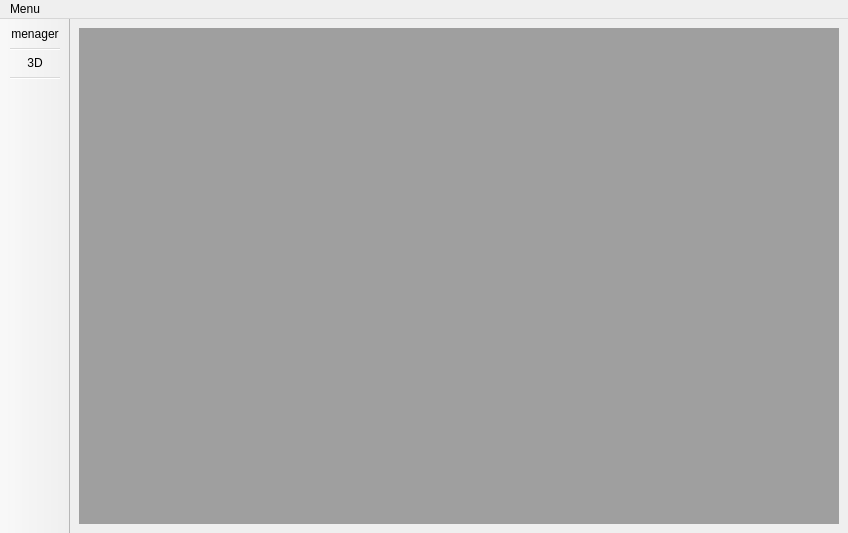
<?xml version="1.0" encoding="UTF-8"?>
<ui version="4.0">
 <class>MainWindow</class>
 <widget class="QMainWindow" name="MainWindow">
  <property name="geometry">
   <rect>
    <x>0</x>
    <y>0</y>
    <width>848</width>
    <height>533</height>
   </rect>
  </property>
  <property name="windowTitle">
   <string>One View</string>
  </property>
  <property name="styleSheet">
   <string notr="true">QMdiArea
{
	backgroub-color:rgb(200,200,200);
}</string>
  </property>
  <widget class="QWidget" name="centralwidget">
   <layout class="QVBoxLayout" name="verticalLayout">
    <item>
     <widget class="QMdiArea" name="mdiArea">
      <property name="enabled">
       <bool>true</bool>
      </property>
      <property name="focusPolicy">
       <enum>Qt::NoFocus</enum>
      </property>
      <property name="layoutDirection">
       <enum>Qt::LeftToRight</enum>
      </property>
      <property name="styleSheet">
       <string notr="true">QMdiArea
{
	background-color:rgb(100,200,200);
}</string>
      </property>
      <property name="activationOrder">
       <enum>QMdiArea::CreationOrder</enum>
      </property>
      <property name="viewMode">
       <enum>QMdiArea::TabbedView</enum>
      </property>
      <property name="documentMode">
       <bool>true</bool>
      </property>
     </widget>
    </item>
   </layout>
  </widget>
  <widget class="QToolBar" name="toolBar">
   <property name="enabled">
    <bool>true</bool>
   </property>
   <property name="minimumSize">
    <size>
     <width>0</width>
     <height>0</height>
    </size>
   </property>
   <property name="windowTitle">
    <string>toolBar</string>
   </property>
   <property name="autoFillBackground">
    <bool>true</bool>
   </property>
   <property name="movable">
    <bool>false</bool>
   </property>
   <property name="iconSize">
    <size>
     <width>100</width>
     <height>100</height>
    </size>
   </property>
   <attribute name="toolBarArea">
    <enum>LeftToolBarArea</enum>
   </attribute>
   <attribute name="toolBarBreak">
    <bool>false</bool>
   </attribute>
   <addaction name="actionDoctor"/>
   <addaction name="separator"/>
   <addaction name="actionStlViewer"/>
   <addaction name="separator"/>
  </widget>
  <widget class="QMenuBar" name="menuBar">
   <property name="geometry">
    <rect>
     <x>0</x>
     <y>0</y>
     <width>848</width>
     <height>22</height>
    </rect>
   </property>
   <widget class="QMenu" name="menuMenu">
    <property name="title">
     <string>Menu</string>
    </property>
    <addaction name="actionOpen"/>
   </widget>
   <addaction name="menuMenu"/>
  </widget>
  <action name="actionManage">
   <property name="icon">
    <iconset>
     <normaloff>:/image/manager.png</normaloff>:/image/manager.png</iconset>
   </property>
   <property name="text">
    <string>Manage</string>
   </property>
  </action>
  <action name="action3D">
   <property name="icon">
    <iconset>
     <normaloff>image/3D.png</normaloff>image/3D.png</iconset>
   </property>
   <property name="text">
    <string>3D</string>
   </property>
  </action>
  <action name="actionManage_2">
   <property name="text">
    <string>Manage</string>
   </property>
  </action>
  <action name="action3D_2">
   <property name="text">
    <string>3D</string>
   </property>
  </action>
  <action name="actionDoctor">
   <property name="icon">
    <iconset>
     <normaloff>../../Doctor2/image/manager.png</normaloff>../../Doctor2/image/manager.png</iconset>
   </property>
   <property name="text">
    <string>menager</string>
   </property>
  </action>
  <action name="actionStlViewer">
   <property name="icon">
    <iconset>
     <normaloff>../../Doctor2/image/3D.png</normaloff>../../Doctor2/image/3D.png</iconset>
   </property>
   <property name="text">
    <string>3D</string>
   </property>
  </action>
  <action name="actionOpen">
   <property name="text">
    <string>Open</string>
   </property>
  </action>
  <action name="actionColor">
   <property name="icon">
    <iconset>
     <normaloff>image/palette.png</normaloff>image/palette.png</iconset>
   </property>
   <property name="text">
    <string>Color</string>
   </property>
   <property name="font">
    <font>
     <pointsize>20</pointsize>
    </font>
   </property>
  </action>
 </widget>
 <resources>
  <include location="icon.qrc"/>
 </resources>
 <connections/>
</ui>
